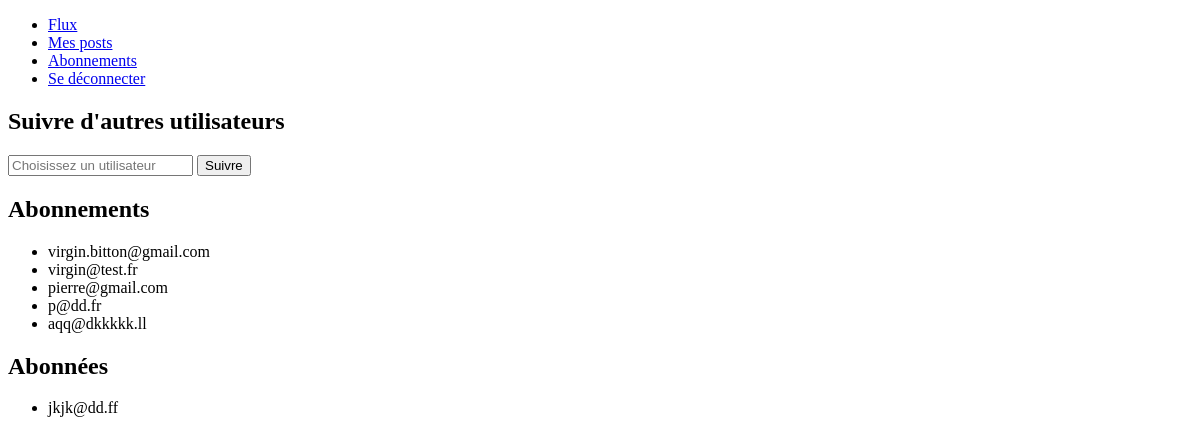
Page /app/follow/ (signed in) on the committed database.
### bookreviews/models.py (models this page shows, shortened)
class UserFollows(models.Model):
    user = models.ForeignKey(to=settings.AUTH_USER_MODEL, on_delete=models.CASCADE, related_name='following')
    followed_user = models.ForeignKey(to=settings.AUTH_USER_MODEL,
                                      on_delete=models.CASCADE, related_name='followed_by')
    class Meta:
        unique_together = ('user', 'followed_user', )

### registration/models.py (models this page shows)
class User(AbstractUser):
    username = None
    email = models.EmailField(_('email address'), unique=True)
    USERNAME_FIELD = 'email'
    REQUIRED_FIELDS = []
    objects = UserManager()

### bookreviews/views.py (the view, shortened to what this page needs)
# urls.py: path('follow/', views.follow, name='follow_view'),
@login_required()
def follow(request):
    if request.method == 'GET':
        i_follow = UserFollows.objects.filter(user=request.user)
        my_followers = UserFollows.objects.filter(followed_user=request.user)
        autocomplete = User.objects.exclude(
            Q(email__in=[usr.followed_user for usr in i_follow]) |
            Q(email=request.user.email))
        return render(request, 'bookreviews/follow.html', {'i_follow': i_follow, 'my_followers': my_followers, 'all_users': autocomplete})

### bookreviews/templates/bookreviews/follow.html (shortened to what this page needs)
{% extends "bookreviews/base.html" %}
{% block content %}
    <h2>Suivre d'autres utilisateurs</h2>
    <div>
        <form method="post">
            <input type="search" name="email" list="choices" placeholder="Choisissez un utilisateur à suivre...">
            <button type="submit">Suivre</button>
          </form>
    </div>
    <h2>Abonnements</h2>
    <div>
        <ul>
            {% for usr in i_follow %}
            <li>{{ usr.followed_user }}</li>
            {% endfor %}
        </ul>
    </div>
    <h2>Abonnées</h2>
    <div>
        <ul>
            {% for usr in my_followers %}
            <li>{{ usr.user }}</li>
            {% endfor %}
        </ul>
    </div>
{% endblock %}

### rows in the picture
UserFollows: followed_user "virgin.bitton@gmail.com"
UserFollows: followed_user "virgin@test.fr"
UserFollows: followed_user "pierre@gmail.com"
UserFollows: followed_user "p@dd.fr"
UserFollows: followed_user "aqq@dkkkkk.ll"
UserFollows: user "jkjk@dd.ff"
